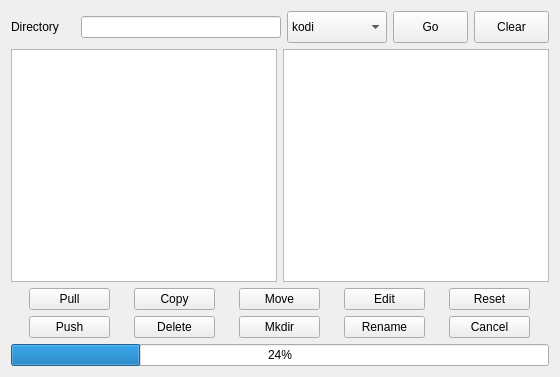
<?xml version="1.0" encoding="UTF-8"?>
<ui version="4.0">
 <class>usbfileDialog</class>
 <widget class="QDialog" name="usbfileDialog">
  <property name="windowModality">
   <enum>Qt::WindowModal</enum>
  </property>
  <property name="geometry">
   <rect>
    <x>0</x>
    <y>0</y>
    <width>560</width>
    <height>377</height>
   </rect>
  </property>
  <property name="windowTitle">
   <string>File Manager</string>
  </property>
  <property name="modal">
   <bool>true</bool>
  </property>
  <layout class="QVBoxLayout" name="verticalLayout">
   <item>
    <layout class="QHBoxLayout" name="horizontalLayout_4">
     <item>
      <widget class="QLabel" name="label">
       <property name="text">
        <string>Directory</string>
       </property>
      </widget>
     </item>
     <item>
      <widget class="QLineEdit" name="customdir">
       <property name="minimumSize">
        <size>
         <width>200</width>
         <height>21</height>
        </size>
       </property>
       <property name="maximumSize">
        <size>
         <width>200</width>
         <height>16777215</height>
        </size>
       </property>
       <property name="focusPolicy">
        <enum>Qt::ClickFocus</enum>
       </property>
       <property name="toolTip">
        <string>&lt;html&gt;&lt;head/&gt;&lt;body&gt;&lt;p&gt;Enter directory to load into active panel, then press Go or hit &amp;lt;enter&amp;gt;&lt;/p&gt;&lt;/body&gt;&lt;/html&gt;</string>
       </property>
       <property name="alignment">
        <set>Qt::AlignBottom|Qt::AlignLeading|Qt::AlignLeft</set>
       </property>
      </widget>
     </item>
     <item>
      <widget class="QComboBox" name="kodiDirs">
       <property name="minimumSize">
        <size>
         <width>100</width>
         <height>32</height>
        </size>
       </property>
       <property name="maximumSize">
        <size>
         <width>100</width>
         <height>32</height>
        </size>
       </property>
       <property name="focusPolicy">
        <enum>Qt::NoFocus</enum>
       </property>
       <property name="toolTip">
        <string>&lt;html&gt;&lt;head/&gt;&lt;body&gt;&lt;p&gt;Select starting directory for file manager&lt;/p&gt;&lt;/body&gt;&lt;/html&gt;</string>
       </property>
       <item>
        <property name="text">
         <string>kodi</string>
        </property>
       </item>
       <item>
        <property name="text">
         <string>addons</string>
        </property>
       </item>
       <item>
        <property name="text">
         <string>keymaps</string>
        </property>
       </item>
       <item>
        <property name="text">
         <string>media</string>
        </property>
       </item>
       <item>
        <property name="text">
         <string>sounds</string>
        </property>
       </item>
       <item>
        <property name="text">
         <string>system</string>
        </property>
       </item>
       <item>
        <property name="text">
         <string>userdata</string>
        </property>
       </item>
       <item>
        <property name="text">
         <string>temp</string>
        </property>
       </item>
       <item>
        <property name="text">
         <string>storage</string>
        </property>
       </item>
       <item>
        <property name="text">
         <string>sdcard</string>
        </property>
       </item>
       <item>
        <property name="text">
         <string>data/local/tmp</string>
        </property>
       </item>
      </widget>
     </item>
     <item>
      <widget class="QPushButton" name="goButton">
       <property name="minimumSize">
        <size>
         <width>75</width>
         <height>32</height>
        </size>
       </property>
       <property name="maximumSize">
        <size>
         <width>75</width>
         <height>32</height>
        </size>
       </property>
       <property name="focusPolicy">
        <enum>Qt::NoFocus</enum>
       </property>
       <property name="text">
        <string>Go</string>
       </property>
       <property name="autoDefault">
        <bool>false</bool>
       </property>
      </widget>
     </item>
     <item>
      <widget class="QPushButton" name="clearButton">
       <property name="minimumSize">
        <size>
         <width>75</width>
         <height>32</height>
        </size>
       </property>
       <property name="maximumSize">
        <size>
         <width>75</width>
         <height>32</height>
        </size>
       </property>
       <property name="focusPolicy">
        <enum>Qt::NoFocus</enum>
       </property>
       <property name="text">
        <string>Clear</string>
       </property>
       <property name="autoDefault">
        <bool>false</bool>
       </property>
      </widget>
     </item>
    </layout>
   </item>
   <item>
    <layout class="QHBoxLayout" name="horizontalLayout">
     <item>
      <widget class="QListWidget" name="usblistWidget1">
       <property name="enabled">
        <bool>true</bool>
       </property>
       <property name="focusPolicy">
        <enum>Qt::StrongFocus</enum>
       </property>
       <property name="sizeAdjustPolicy">
        <enum>QAbstractScrollArea::AdjustIgnored</enum>
       </property>
       <property name="dragEnabled">
        <bool>false</bool>
       </property>
       <property name="selectionMode">
        <enum>QAbstractItemView::ExtendedSelection</enum>
       </property>
       <property name="movement">
        <enum>QListView::Free</enum>
       </property>
       <property name="resizeMode">
        <enum>QListView::Adjust</enum>
       </property>
       <property name="viewMode">
        <enum>QListView::ListMode</enum>
       </property>
      </widget>
     </item>
     <item>
      <widget class="QListWidget" name="usblistWidget2">
       <property name="minimumSize">
        <size>
         <width>221</width>
         <height>0</height>
        </size>
       </property>
       <property name="focusPolicy">
        <enum>Qt::StrongFocus</enum>
       </property>
       <property name="sizeAdjustPolicy">
        <enum>QAbstractScrollArea::AdjustIgnored</enum>
       </property>
       <property name="dragEnabled">
        <bool>false</bool>
       </property>
       <property name="selectionMode">
        <enum>QAbstractItemView::ExtendedSelection</enum>
       </property>
       <property name="movement">
        <enum>QListView::Free</enum>
       </property>
       <property name="resizeMode">
        <enum>QListView::Adjust</enum>
       </property>
       <property name="viewMode">
        <enum>QListView::ListMode</enum>
       </property>
      </widget>
     </item>
    </layout>
   </item>
   <item>
    <layout class="QHBoxLayout" name="horizontalLayout_2">
     <item>
      <widget class="QPushButton" name="pullButton">
       <property name="maximumSize">
        <size>
         <width>81</width>
         <height>32</height>
        </size>
       </property>
       <property name="focusPolicy">
        <enum>Qt::NoFocus</enum>
       </property>
       <property name="toolTip">
        <string>&lt;html&gt;&lt;head/&gt;&lt;body&gt;&lt;p&gt;Pull files and folders from this device to the computer&lt;/p&gt;&lt;/body&gt;&lt;/html&gt;</string>
       </property>
       <property name="text">
        <string>Pull</string>
       </property>
       <property name="autoDefault">
        <bool>false</bool>
       </property>
      </widget>
     </item>
     <item>
      <widget class="QPushButton" name="copyButton">
       <property name="maximumSize">
        <size>
         <width>81</width>
         <height>32</height>
        </size>
       </property>
       <property name="focusPolicy">
        <enum>Qt::NoFocus</enum>
       </property>
       <property name="toolTip">
        <string>&lt;html&gt;&lt;head/&gt;&lt;body&gt;&lt;p&gt;Copy files/folders to a different area on this device&lt;/p&gt;&lt;/body&gt;&lt;/html&gt;</string>
       </property>
       <property name="text">
        <string>Copy</string>
       </property>
       <property name="autoDefault">
        <bool>false</bool>
       </property>
      </widget>
     </item>
     <item>
      <widget class="QPushButton" name="moveButton">
       <property name="maximumSize">
        <size>
         <width>81</width>
         <height>32</height>
        </size>
       </property>
       <property name="focusPolicy">
        <enum>Qt::NoFocus</enum>
       </property>
       <property name="toolTip">
        <string>&lt;html&gt;&lt;head/&gt;&lt;body&gt;&lt;p&gt;Move files/folders to a different area on this device&lt;/p&gt;&lt;/body&gt;&lt;/html&gt;</string>
       </property>
       <property name="text">
        <string>Move</string>
       </property>
       <property name="autoDefault">
        <bool>false</bool>
       </property>
      </widget>
     </item>
     <item>
      <widget class="QPushButton" name="editButton">
       <property name="maximumSize">
        <size>
         <width>81</width>
         <height>32</height>
        </size>
       </property>
       <property name="focusPolicy">
        <enum>Qt::NoFocus</enum>
       </property>
       <property name="toolTip">
        <string>&lt;html&gt;&lt;head/&gt;&lt;body&gt;&lt;p&gt;Edit selected file&lt;/p&gt;&lt;/body&gt;&lt;/html&gt;</string>
       </property>
       <property name="text">
        <string>Edit</string>
       </property>
       <property name="autoDefault">
        <bool>false</bool>
       </property>
      </widget>
     </item>
     <item>
      <widget class="QPushButton" name="resetButton">
       <property name="maximumSize">
        <size>
         <width>81</width>
         <height>32</height>
        </size>
       </property>
       <property name="focusPolicy">
        <enum>Qt::NoFocus</enum>
       </property>
       <property name="toolTip">
        <string>&lt;html&gt;&lt;head/&gt;&lt;body&gt;&lt;p&gt;Reset filemanager&lt;/p&gt;&lt;/body&gt;&lt;/html&gt;</string>
       </property>
       <property name="text">
        <string>Reset</string>
       </property>
       <property name="autoDefault">
        <bool>false</bool>
       </property>
      </widget>
     </item>
    </layout>
   </item>
   <item>
    <layout class="QHBoxLayout" name="horizontalLayout_3">
     <item>
      <widget class="QPushButton" name="pushButton">
       <property name="maximumSize">
        <size>
         <width>81</width>
         <height>32</height>
        </size>
       </property>
       <property name="focusPolicy">
        <enum>Qt::NoFocus</enum>
       </property>
       <property name="toolTip">
        <string>&lt;html&gt;&lt;head/&gt;&lt;body&gt;&lt;p&gt;Push files and folders from the computer to this device&lt;/p&gt;&lt;/body&gt;&lt;/html&gt;</string>
       </property>
       <property name="text">
        <string>Push</string>
       </property>
       <property name="autoDefault">
        <bool>false</bool>
       </property>
      </widget>
     </item>
     <item>
      <widget class="QPushButton" name="delButton">
       <property name="maximumSize">
        <size>
         <width>81</width>
         <height>32</height>
        </size>
       </property>
       <property name="focusPolicy">
        <enum>Qt::NoFocus</enum>
       </property>
       <property name="toolTip">
        <string>&lt;html&gt;&lt;head/&gt;&lt;body&gt;&lt;p&gt;Delete files/folders on this device&lt;/p&gt;&lt;/body&gt;&lt;/html&gt;</string>
       </property>
       <property name="text">
        <string>Delete</string>
       </property>
       <property name="autoDefault">
        <bool>false</bool>
       </property>
      </widget>
     </item>
     <item>
      <widget class="QPushButton" name="mkdirButton">
       <property name="maximumSize">
        <size>
         <width>81</width>
         <height>32</height>
        </size>
       </property>
       <property name="focusPolicy">
        <enum>Qt::NoFocus</enum>
       </property>
       <property name="toolTip">
        <string>&lt;html&gt;&lt;head/&gt;&lt;body&gt;&lt;p&gt;Make a new directory on this device&lt;/p&gt;&lt;/body&gt;&lt;/html&gt;</string>
       </property>
       <property name="text">
        <string>Mkdir</string>
       </property>
       <property name="autoDefault">
        <bool>false</bool>
       </property>
      </widget>
     </item>
     <item>
      <widget class="QPushButton" name="renameButton">
       <property name="maximumSize">
        <size>
         <width>81</width>
         <height>32</height>
        </size>
       </property>
       <property name="focusPolicy">
        <enum>Qt::NoFocus</enum>
       </property>
       <property name="toolTip">
        <string>&lt;html&gt;&lt;head/&gt;&lt;body&gt;&lt;p&gt;Rename file or directory&lt;/p&gt;&lt;/body&gt;&lt;/html&gt;</string>
       </property>
       <property name="text">
        <string>Rename</string>
       </property>
       <property name="autoDefault">
        <bool>false</bool>
       </property>
      </widget>
     </item>
     <item>
      <widget class="QPushButton" name="cancelButton">
       <property name="maximumSize">
        <size>
         <width>81</width>
         <height>32</height>
        </size>
       </property>
       <property name="focusPolicy">
        <enum>Qt::NoFocus</enum>
       </property>
       <property name="toolTip">
        <string>&lt;html&gt;&lt;head/&gt;&lt;body&gt;&lt;p&gt;Close File Manager&lt;/p&gt;&lt;/body&gt;&lt;/html&gt;</string>
       </property>
       <property name="text">
        <string>Cancel</string>
       </property>
       <property name="autoDefault">
        <bool>false</bool>
       </property>
      </widget>
     </item>
    </layout>
   </item>
   <item>
    <widget class="QProgressBar" name="usbprogressBar">
     <property name="value">
      <number>24</number>
     </property>
    </widget>
   </item>
  </layout>
 </widget>
 <resources/>
 <connections>
  <connection>
   <sender>cancelButton</sender>
   <signal>clicked()</signal>
   <receiver>usbfileDialog</receiver>
   <slot>reject()</slot>
   <hints>
    <hint type="sourcelabel">
     <x>120</x>
     <y>235</y>
    </hint>
    <hint type="destinationlabel">
     <x>172</x>
     <y>131</y>
    </hint>
   </hints>
  </connection>
 </connections>
</ui>
